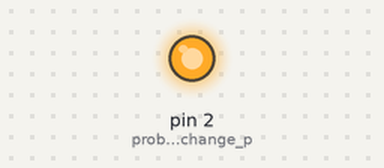
This sketch was run on a simulated Arduino Uno, built with avr-gcc and run on an emulated ATmega328P. On the bench: output pins drawn as LEDs (lit = HIGH).

Above: at 3.5 s.
At 10.5 s:
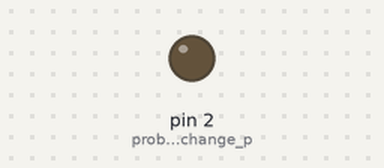
Timing chart, 0 to 18.2 s (numbered marks = the images above):
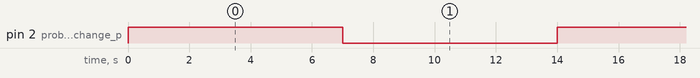

The sketch:

BJT_Switch.ino
```cpp
//based off schematic from this video at 2:19 https://www.youtube.com/watch?v=oLvHawyH4Eo

//this code turns off the anemomter by using a 2n2222a BJT as a switch to control the 12v rail, using a GPIO pin pulled high as the gate voltage control.

void setup() {
  pinMode(2, OUTPUT);  //probably need to change pin in final design
}

void loop() {
  digitalWrite(2, HIGH);
  delay(7000);
  digitalWrite(2, LOW);
  delay(7000);
}
```

Measured:
- by itself, pin 2 (probably_need_to_change_p): alternates HIGH for 7.0 s and LOW for 7.0 s
